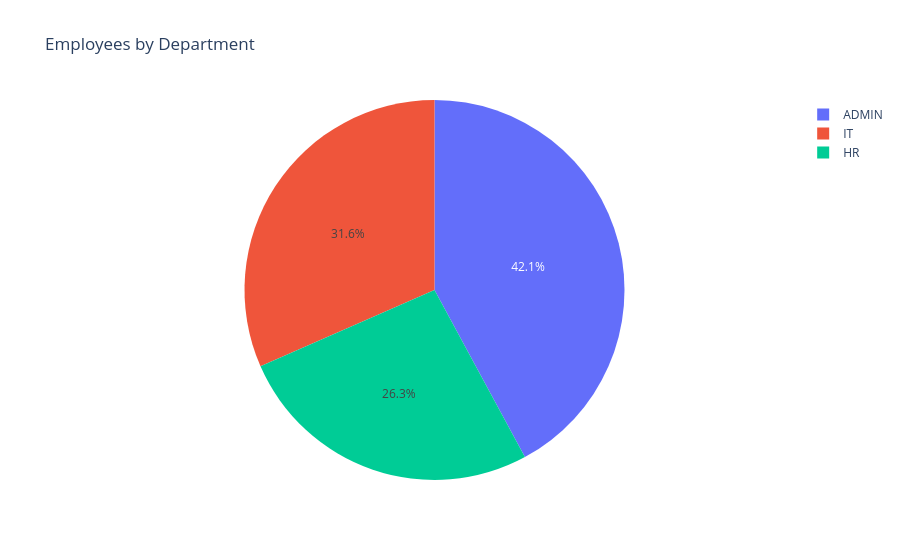

The cell this chart's notebook holds for it:
### Code cell
import plotly.express as px

fig=px.pie(
    names=["IT", "HR", "ADMIN"],
    values=[30,25,40],
    title="Employees by Department"
)
fig.show()

### Figure 1 — Plotly figure (JSON) as saved in the notebook; plotly's stock layout.template omitted (floating-point values rounded to 4 significant figures)
{"data": [{"domain": {"x": [0, 1], "y": [0, 1]}, "hovertemplate": "label=%{label}<br>value=%{value}<extra></extra>", "labels": ["IT", "HR", "ADMIN"], "legendgroup": "", "name": "", "showlegend": true, "type": "pie", "values": [30, 25, 40]}], "layout": {"legend": {"tracegroupgap": 0}, "title": {"text": "Employees by Department"}}}
